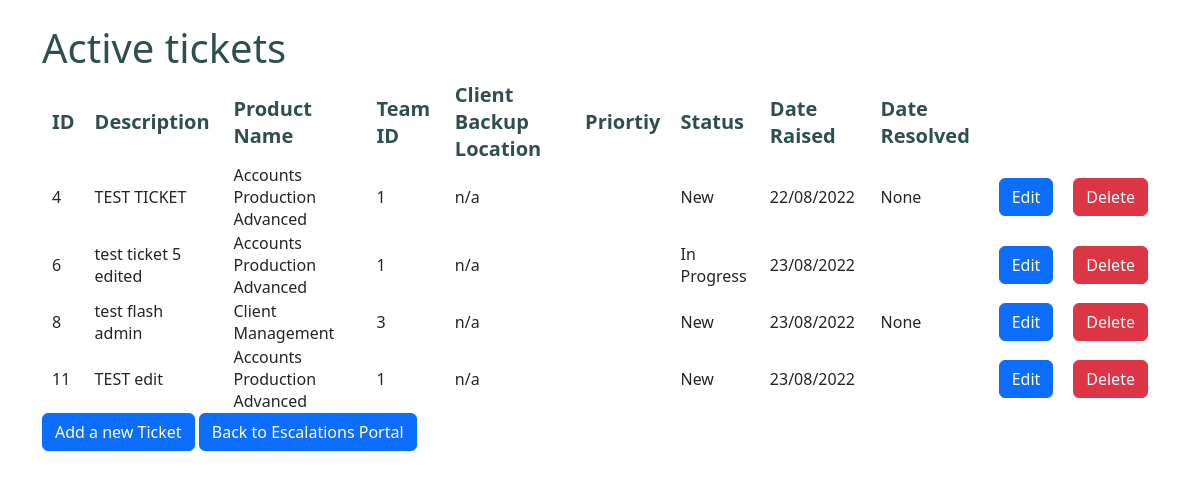
/activetickets (signed in), run on an earlier commit of the app's database.
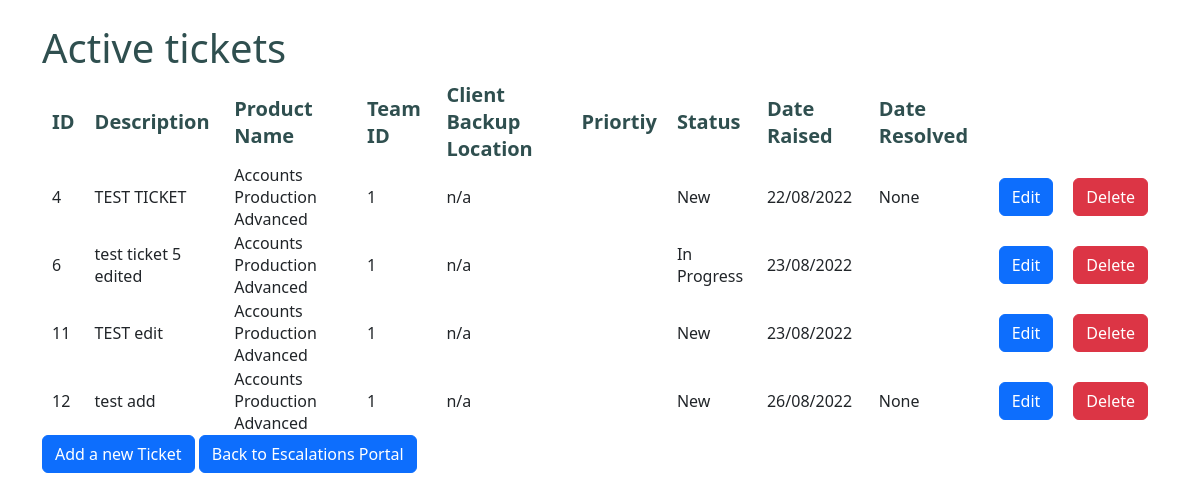
And on a later commit of the database.
### tables this page shows
CREATE TABLE Tickets
         (TicketID INTEGER PRIMARY KEY AUTOINCREMENT,
          Description        TEXT          NOT NULL,
          ClientBackup       VARCHAR(50),
          Priority           VARCHAR(2)    NOT NULL,
          Status             TEXT          NOT NULL,
          DateRaised         TEXT          NOT NULL,
          DateResolved       TEXT,
          ProductName        TEXT          NOT NULL,
          TeamID             INT           NOT NULL);

### views.py (the view)
@app.route("/activetickets")
def activetickets():
    conn = get_db_connection()
    cursor = conn.cursor()
    cursor.execute('SELECT * FROM Tickets WHERE Status NOT LIKE "Done"')
    tickets = cursor.fetchall()
    if 'loggedin' in session:
        adminLevel = session['adminLevel']
        if 'Admin' in adminLevel:
           return render_template("activetickets.html", tickets=tickets)
        else:
           return render_template("activeticketsUser.html", tickets=tickets)
    return redirect(url_for('login'))

### views.py (called while the page is built)
def get_db_connection():
    conn = sql.connect('ticketdb.db')
    conn.row_factory = sql.Row
    return conn

### TicketSystem/templates/activetickets.html (shortened to what this page needs)
﻿<!DOCTYPE html>
{% extends 'base.html' %}
{% block content%}
<body>
    <h1>Active tickets</h1>
    <table>
        <thead>
        <td>ID</td>
        <td>Description</td>
        <td>Product Name</td>
        <td>Team ID</td>
        <td>Client Backup Location</td>
        <td>Priortiy</td>
        <td>Status</td>
        <td>Date Raised</td>
        <td>Date Resolved</td>
        </thead>
        {% for ticket in tickets %}
        <tr>
            <td>{{ticket["TicketID"]}}</td>
            <td>{{ticket["Description"]}}</td>
            <td>{{ticket["ProductName"]}}</td>
            <td>{{ticket["TeamID"]}}</td>
            <td>{{ticket["ClientBackup"]}}</td>
            <td>{{ticket["Priortiy"]}}</td>
            <td>{{ticket["Status"]}}</td>
            <td>{{ticket["DateRaised"]}}</td>
            <td>{{ticket["DateResolved"]}}</td>
            <td><a href='{{url_for("editactivetickets",TicketID=ticket.TicketID)}}' class="btn btn-primary">Edit</a></td>
            <td><a href='{{url_for("deleteticket",TicketID=ticket.TicketID)}}' class='btn btn-danger' onclick='return confirm("Are You Sure")'>Delete</a></td>
        </tr>
        {% endfor %}
    </table>
    <a href="newticket" class="btn btn-primary">Add a new Ticket</a>
    <a href="dashboard" class="btn btn-primary">Back to Escalations Portal</a>
</body>
{% endblock %}

What changed in the data, as far as the page shows it:
removed Tickets: TicketID "8", Description "test flash admin", ProductName "Client Management", TeamID "3", ClientBackup "n/a", Status "New", DateRaised "23/08/2022", DateResolved "None"
added Tickets: TicketID "12", Description "test add", ProductName "Accounts Production Advanced", TeamID "1", ClientBackup "n/a", Status "New", DateRaised "26/08/2022", DateResolved "None"
